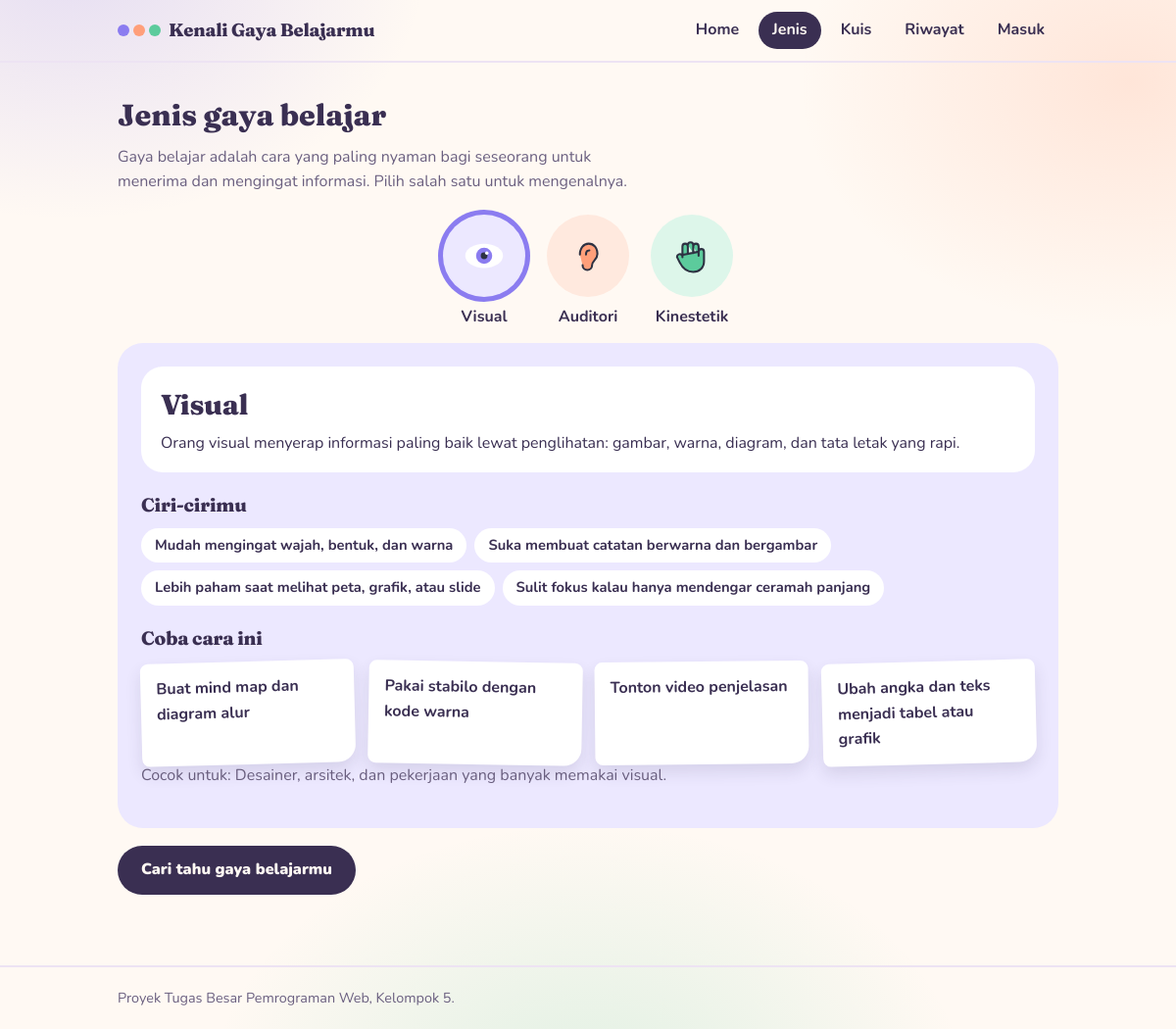
Screenshot of /jenis.php with the database file from the repository.
### tables this page shows
CREATE TABLE `gaya_belajar` (
  `id` int(11) NOT NULL,
  `kode` char(1) NOT NULL,
  `nama` varchar(30) NOT NULL,
  `julukan` varchar(60) NOT NULL,
  `pengertian` text NOT NULL,
  `kalimat_hasil` varchar(200) NOT NULL,
  `ciri` text DEFAULT NULL,
  `tips` text DEFAULT NULL,
  `bidang` varchar(200) DEFAULT NULL
);

### config/koneksi.php (called while the page is built, shortened)
<?php
function url(string $path): string {
    return BASE_URL . $path;
}
function e(?string $s): string {
    return htmlspecialchars((string)$s, ENT_QUOTES, 'UTF-8');
}

### jenis.php (the view, shortened to what this page needs)
<?php
require __DIR__ . '/config/koneksi.php';
require __DIR__ . '/includes/ikon.php';
$gaya = $db->query('SELECT kode, nama, pengertian, ciri, tips, bidang FROM gaya_belajar ORDER BY id')->fetch_all(MYSQLI_ASSOC);
function baris(?string $teks): array {
    return array_values(array_filter(array_map('trim', explode("\n", (string)$teks))));
}
require __DIR__ . '/includes/header.php';
?>
<h1 class="s">Jenis gaya belajar</h1>
<p class="sub">Gaya belajar adalah cara yang paling nyaman bagi seseorang untuk menerima dan mengingat informasi. Pilih salah satu untuk mengenalnya.</p>
<div class="tabs" role="tablist">
  <?php foreach ($gaya as $i => $g): ?>
    <button type="button" role="tab" class="<?= e(strtolower($g['kode'])) ?>" data-kode="<?= e($g['kode']) ?>" data-k="<?= e(strtolower($g['kode'])) ?>" aria-selected="<?= $i === 0 ? 'true' : 'false' ?>">
      <?= ikon($g['kode']) ?><?= e($g['nama']) ?>
    </button>
  <?php endforeach; ?>
</div>
<?php foreach ($gaya as $i => $g): ?>
  <article class="panel <?= e(strtolower($g['kode'])) ?>" id="p-<?= e($g['kode']) ?>" role="tabpanel" <?= $i === 0 ? '' : 'hidden' ?>>
    <div class="bubble">
      <h2><?= e($g['nama']) ?></h2>
      <p><?= e($g['pengertian']) ?></p>
    </div>
    <h3 class="sec">Ciri-cirimu</h3>
    <div class="chips">
      <?php foreach (baris($g['ciri']) as $c): ?><span><?= e($c) ?></span><?php endforeach; ?>
    </div>
    <h3 class="sec">Coba cara ini</h3>
    <div class="notes">
      <?php foreach (baris($g['tips']) as $n => $t): ?><div class="note n<?= $n % 3 ?>"><?= e($t) ?></div><?php endforeach; ?>
    </div>
    <?php if ($g['bidang']): ?><p class="bd">Cocok untuk: <?= e($g['bidang']) ?></p><?php endif; ?>
  </article>
<?php endforeach; ?>
<p style="margin-top:18px"><a class="btn" href="<?= url('/kuis.php') ?>">Cari tahu gaya belajarmu</a></p>
<?php require __DIR__ . '/includes/footer.php'; ?>

### includes/ikon.php
<?php
function ikon(string $kode): string {
    switch (strtoupper($kode)) {
        case 'V':
            return '<svg viewBox="0 0 64 64" aria-hidden="true"><ellipse cx="32" cy="32" rx="28" ry="18" fill="#fff"/><circle cx="32" cy="32" r="12" fill="#8B7CF0"/><circle cx="32" cy="32" r="5" fill="#2D3142"/><circle cx="36" cy="28" r="2.5" fill="#fff"/></svg>';
        case 'A':
            return '<svg viewBox="0 0 64 64" aria-hidden="true"><path d="M20 30c0-9 5-16 13-16s13 7 13 15c0 9-8 10-8 17a7 7 0 0 1-14 0" fill="#FF9F7A" stroke="#2D3142" stroke-width="3" stroke-linecap="round"/><path d="M29 30c0-4 2-6 5-6" fill="none" stroke="#2D3142" stroke-width="3" stroke-linecap="round"/></svg>';
        default:
            return '<svg viewBox="0 0 64 64" aria-hidden="true"><path d="M18 34V18a4 4 0 0 1 8 0v10m0-12a4 4 0 0 1 8 0v12m0-10a4 4 0 0 1 8 0v14m0-6a4 4 0 0 1 8 0v14c0 10-7 16-16 16-10 0-16-6-20-14l-4-8a4 4 0 0 1 7-3z" fill="#5CCB9C" stroke="#2D3142" stroke-width="3" stroke-linejoin="round" stroke-linecap="round"/></svg>';
    }
}

### assets/style.css (style rules this page uses)
:root { box-sizing:border-box;padding-top:env(safe-area-inset-top,0px);padding-bottom:env(safe-area-inset-bottom,0px); --bg:#FFF9F3;--surface:#FFFFFF;--text:#3A2F52;--muted:#6B6080;--line:#EDE3F3; --blue:#8B7CF0;--yellow:#FF9F7A;--green:#5CCB9C;--err:#C2334D;--ok:#23825B; --blue-soft:#ECE8FF;--yellow-soft:#FFE9DE;--green-soft:#DDF6EA; }
html { scroll-padding-top:env(safe-area-inset-top,0px) }
* { box-sizing:border-box }
body { margin:0;background:var(--bg);color:var(--text);font-family:'Nunito',system-ui,-apple-system,'Segoe UI',sans-serif;line-height:1.6 }
a { color:inherit;text-decoration:none }
.btn { display:inline-block;border:0;cursor:pointer;font:inherit;font-weight:900;padding:12px 24px;border-radius:999px;background:var(--blue);color:#fff }
h1 { font-size:clamp(1.8rem,4.5vw,3rem);line-height:1.15;margin:0 0 14px;font-weight:900;letter-spacing:-.01em }
h1.s { font-size:1.6rem;letter-spacing:0 }
h2 { font-size:1.15rem;margin:22px 0 8px }
.sub { color:var(--muted);margin:0 0 20px;max-width:56ch }
.tabs { display:grid;grid-template-columns:repeat(3,1fr);gap:8px;margin-bottom:14px }
.tabs button { font:inherit;font-weight:900;color:var(--text);background:var(--surface);border:2px solid var(--line);border-radius:18px;padding:10px 6px;cursor:pointer;display:flex;flex-direction:column;align-items:center;gap:2px }
.tabs svg { width:32px;height:32px }
.tabs button[aria-selected="true"] { border-width:3px }
.tabs button[data-k="v"][aria-selected="true"] { border-color:var(--blue);background:var(--blue-soft) }
.panel { border-radius:28px;padding:24px }
.panel.v { background:var(--blue-soft) }
.panel h2 { font-size:1.5rem;margin:0 0 6px }
.panel>p { margin:0 0 16px }
body { background-image:repeating-linear-gradient(to bottom,transparent 0,transparent 31px,rgba(92,64,51,.08) 31px,rgba(92,64,51,.08) 32px) }
h1,h2,h3,.logo { font-family:'Caveat','Segoe Print','Comic Sans MS',cursive;font-weight:700;letter-spacing:0 }
h1 { font-size:clamp(2.6rem,7vw,4rem);line-height:1.05 }
h1.s { font-size:2.4rem }
h2 { font-size:1.7rem }
.panel h2 { font-size:2.1rem }
.card,.panel,.type,.badge,.box,.item,.empty,.steps li,#out { border-radius:12px }
.btn,.opt,.links a,.tabs button,input.t { border-radius:10px }
.btn { background:var(--text);color:var(--bg) }
body { background-image:radial-gradient(520px 380px at 6% -4%,rgba(139,124,240,.22),transparent 70%),radial-gradient(480px 360px at 96% 8%,rgba(255,159,122,.22),transparent 70%),radial-gradient(560px 420px at 50% 108%,rgba(92,203,156,.20),transparent 70%);background-attachment:fixed }
h1,h2,h3,.logo { font-family:'Fraunces',Georgia,'Times New Roman',serif;font-weight:800;letter-spacing:-.01em }
h1 { font-size:clamp(2.2rem,6vw,3.5rem);line-height:1.12 }
h1.s { font-size:1.9rem }
h2 { font-size:1.4rem }
.card,.panel,.type,.badge,.box,.item,.empty,#out { border-radius:26px }
.btn,.opt,.links a,.seg,.seg button,input.t { border-radius:999px }
.tabs { grid-template-columns:repeat(3,auto);justify-content:center;gap:22px }
.tabs button { border:0;background:none;padding:0;gap:8px;font-weight:700 }
.tabs button[data-k][aria-selected="true"] { background:none;border-color:transparent }
.tabs button[data-k="v"] { --c:var(--blue);--s:var(--blue-soft) }
.tabs button[data-k="a"] { --c:var(--yellow);--s:var(--yellow-soft) }
.tabs button[data-k="k"] { --c:var(--green);--s:var(--green-soft) }
.tabs svg { width:84px;height:84px;padding:20px;border-radius:50%;background:var(--s);transition:transform .2s }
.tabs button[aria-selected="true"] svg { box-shadow:0 0 0 5px var(--c) }
.bubble { background:var(--surface);border-radius:22px;padding:16px 20px;margin-bottom:6px }
.bubble h2 { margin:0 0 4px;font-size:1.8rem }
.bubble p { margin:0 }
.sec { font-size:1.2rem;margin:18px 0 8px }
.chips { display:flex;flex-wrap:wrap;gap:8px }
.chips span { background:var(--surface);border-radius:999px;padding:6px 14px;font-weight:700;font-size:.92rem }
.notes { display:grid;grid-template-columns:repeat(auto-fit,minmax(150px,1fr));gap:14px }
.note { background:var(--surface);padding:14px 16px;border-radius:8px 8px 18px 8px;font-weight:700;box-shadow:0 8px 16px rgba(58,47,82,.12) }
.note.n0 { transform:rotate(-1.5deg) }
.note.n1 { transform:rotate(1deg) }
.note.n2 { transform:rotate(-.6deg) }
.bd { margin:16px 0 0;color:var(--muted) }

### rows the page displays
gaya_belajar: kode "V" (drawn), nama "Visual", pengertian "Orang visual menyerap informasi paling baik lewat penglihatan: gambar, warna, diagram, dan tata letak yang rapi.", ciri "Mudah mengingat wajah, bentuk, dan warna", ciri "Suka membuat catatan berwarna dan bergambar", ciri "Lebih paham saat melihat peta, grafik, atau slide", ciri "Sulit fokus kalau hanya mendengar ceramah panjang", tips "Buat mind map dan diagram alur", tips "Pakai stabilo dengan kode warna", tips "Tonton video penjelasan", tips "Ubah angka dan teks menjadi tabel atau grafik", bidang "Desainer, arsitek, dan pekerjaan yang banyak memakai visual."
gaya_belajar: kode "A" (drawn), nama "Auditori"
gaya_belajar: kode "K" (drawn), nama "Kinestetik"

### other values shown
$label "Home Jenis Kuis Riwayat Masuk"
